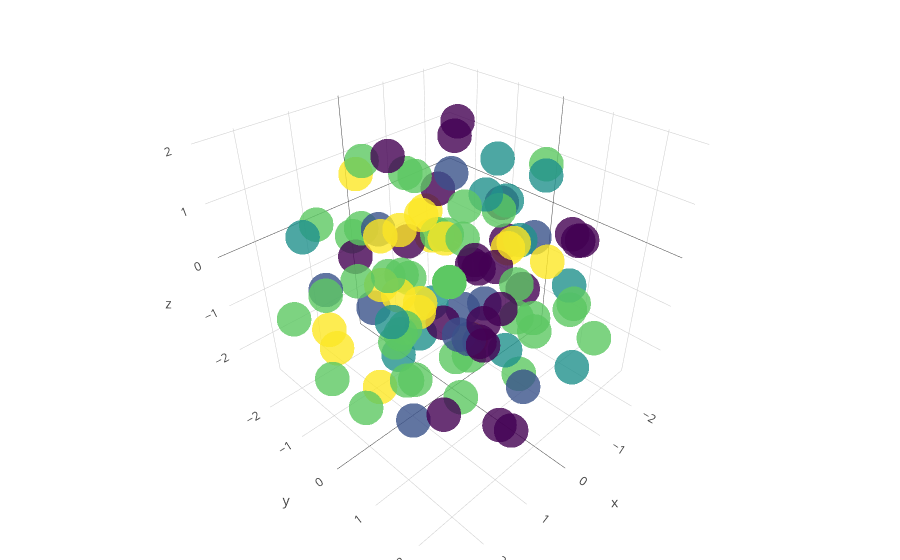

The notebook cell saved with this chart:
### Code cell
%lprun -f visualize visualize(**w.kwargs)
